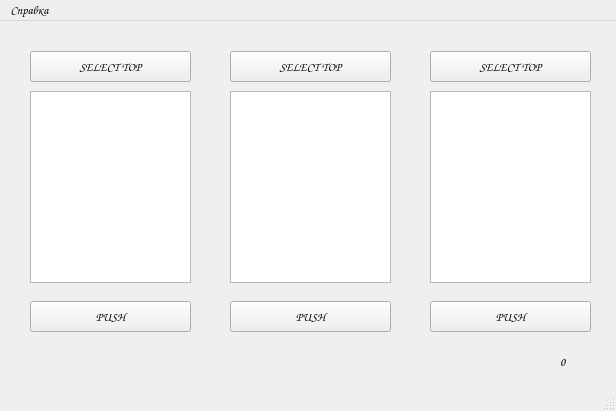
<?xml version="1.0" encoding="UTF-8"?>
<ui version="4.0">
 <class>MainWindow</class>
 <widget class="QMainWindow" name="MainWindow">
  <property name="geometry">
   <rect>
    <x>0</x>
    <y>0</y>
    <width>616</width>
    <height>411</height>
   </rect>
  </property>
  <property name="font">
   <font>
    <family>Comic Sans MS</family>
   </font>
  </property>
  <property name="windowTitle">
   <string>Tower of Hanoi</string>
  </property>
  <widget class="QWidget" name="centralWidget">
   <widget class="QGraphicsView" name="view1">
    <property name="geometry">
     <rect>
      <x>30</x>
      <y>70</y>
      <width>161</width>
      <height>192</height>
     </rect>
    </property>
   </widget>
   <widget class="QGraphicsView" name="view2">
    <property name="geometry">
     <rect>
      <x>230</x>
      <y>70</y>
      <width>161</width>
      <height>192</height>
     </rect>
    </property>
   </widget>
   <widget class="QGraphicsView" name="view3">
    <property name="geometry">
     <rect>
      <x>430</x>
      <y>70</y>
      <width>161</width>
      <height>192</height>
     </rect>
    </property>
   </widget>
   <widget class="QPushButton" name="sel1">
    <property name="geometry">
     <rect>
      <x>30</x>
      <y>30</y>
      <width>161</width>
      <height>31</height>
     </rect>
    </property>
    <property name="text">
     <string>SELECT TOP</string>
    </property>
   </widget>
   <widget class="QPushButton" name="sel2">
    <property name="geometry">
     <rect>
      <x>230</x>
      <y>30</y>
      <width>161</width>
      <height>31</height>
     </rect>
    </property>
    <property name="text">
     <string>SELECT TOP</string>
    </property>
   </widget>
   <widget class="QPushButton" name="sel3">
    <property name="geometry">
     <rect>
      <x>430</x>
      <y>30</y>
      <width>161</width>
      <height>31</height>
     </rect>
    </property>
    <property name="text">
     <string>SELECT TOP</string>
    </property>
   </widget>
   <widget class="QPushButton" name="push1">
    <property name="geometry">
     <rect>
      <x>30</x>
      <y>280</y>
      <width>161</width>
      <height>31</height>
     </rect>
    </property>
    <property name="text">
     <string>PUSH</string>
    </property>
   </widget>
   <widget class="QPushButton" name="push2">
    <property name="geometry">
     <rect>
      <x>230</x>
      <y>280</y>
      <width>161</width>
      <height>31</height>
     </rect>
    </property>
    <property name="text">
     <string>PUSH</string>
    </property>
   </widget>
   <widget class="QPushButton" name="push3">
    <property name="geometry">
     <rect>
      <x>430</x>
      <y>280</y>
      <width>161</width>
      <height>31</height>
     </rect>
    </property>
    <property name="text">
     <string>PUSH</string>
    </property>
   </widget>
   <widget class="QLabel" name="count">
    <property name="geometry">
     <rect>
      <x>560</x>
      <y>330</y>
      <width>35</width>
      <height>21</height>
     </rect>
    </property>
    <property name="text">
     <string>0</string>
    </property>
   </widget>
  </widget>
  <widget class="QMenuBar" name="menuBar">
   <property name="geometry">
    <rect>
     <x>0</x>
     <y>0</y>
     <width>616</width>
     <height>18</height>
    </rect>
   </property>
   <widget class="QMenu" name="menu">
    <property name="title">
     <string>Справка</string>
    </property>
    <addaction name="help_action"/>
   </widget>
   <addaction name="menu"/>
  </widget>
  <widget class="QStatusBar" name="statusBar"/>
  <action name="help_action">
   <property name="text">
    <string>Как играть?</string>
   </property>
  </action>
 </widget>
 <layoutdefault spacing="6" margin="11"/>
 <resources/>
 <connections/>
</ui>
